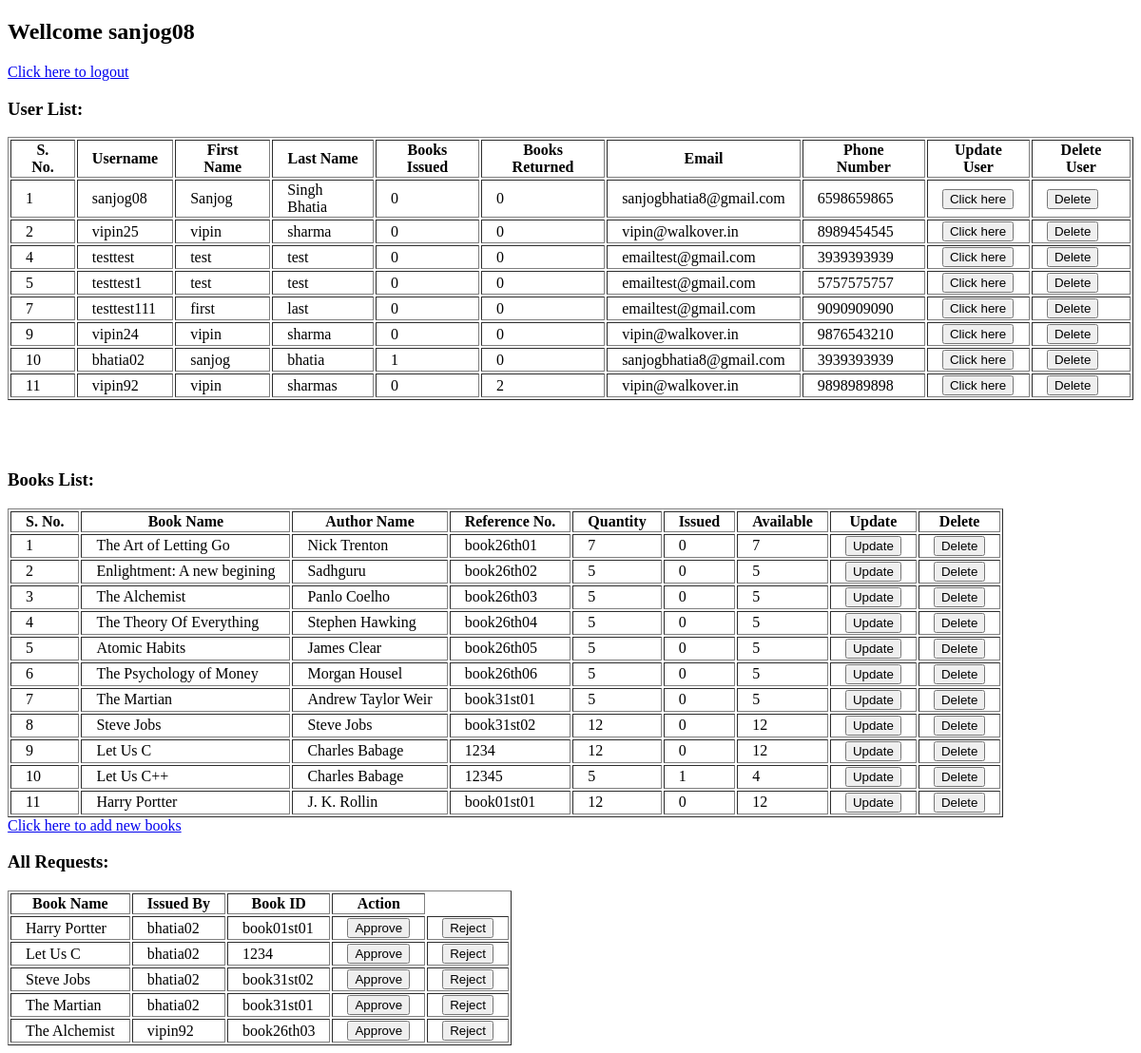
Page /admin (signed in) on the earlier database version.
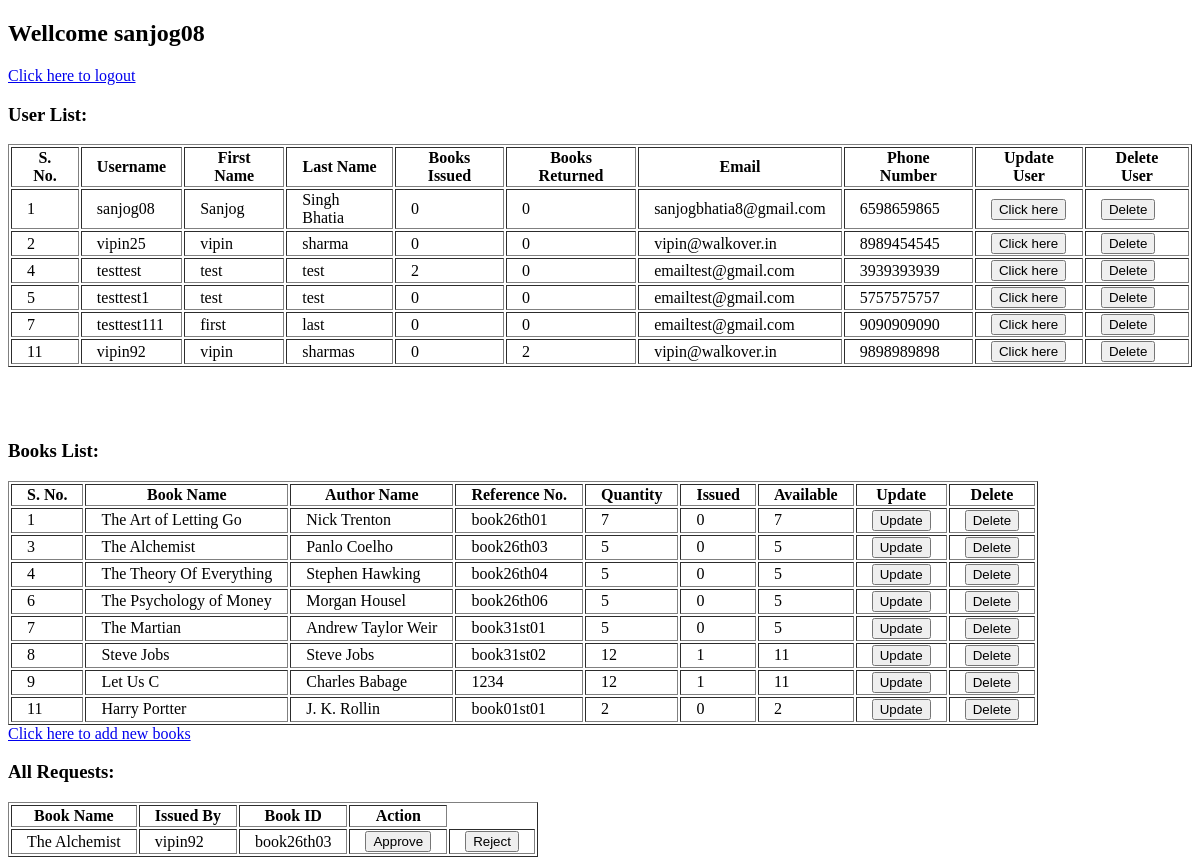
Same page on the later database version.
### models/userModel.py (models this page shows, shortened)
class userModel(Base):
    __tablename__ = "users"
    snum = Column(Integer, primary_key=True, autoincrement=True)
    username = Column(String(15))
    firstName = Column(String(20))
    lastName = Column(String(20))
    email = Column(String(50))
    phoneNumber = Column(Integer)
    password = Column(String)
    isAdmin = Column(Boolean, default=False)
    booksIssued = Column(Integer, default=0)
    pendingRequest = Column(Integer, default=0)
    booksReturned = Column(Integer, default=0)
    __table_args__ = (UniqueConstraint('username', name='_username_uc'),)
    @staticmethod
    def getAllUsers():
        userData = dbSession.query(userModel).all()
        return userData

### models/bookModel.py (models this page shows, shortened)
class bookModel(Base):
    __tablename__ = "books"
    snum = Column(Integer, primary_key=True, autoincrement=True)
    bookName = Column(String)
    author = Column(String)
    referenceNumber = Column(Integer)
    issued = Column(Integer, default=0)
    quantity = Column(Integer)
    available = Column(Integer, default=quantity)
    __table_args__ = (UniqueConstraint('referenceNumber', name='_referenceNumber_uc'),)
    @staticmethod
    def getAllBooks():
        booksData = dbSession.query(bookModel).all()
        return booksData

### models/requestModel.py (models this page shows, shortened)
class reqModel(Base):
    __tablename__ = "requests"
    snum = Column(Integer, primary_key=True, autoincrement=True)
    bookName = Column(String)
    issuedBy = Column(String)
    bookId = Column(String)
    action = Column(Boolean, default=None)
    approval = Column(Boolean, default=None)
    returned = Column(Boolean, default=None)
    @staticmethod
    def getAllRequest():
        reqData = dbSession.query(reqModel).filter(reqModel.action==None).all()
        if reqData:
            return reqData
        else:
            return None

### routes.py (the view)
@main.route('/admin')
def admin():
    return adminController.get()

### controllers/adminCon.py (called while the page is built)
    def get():
        if 'username' in session and session['admin'] == True:
            userData = userModel.getAllUsers()
            booksData = bookModel.getAllBooks()
            allReqs = reqModel.getAllRequest()
            if 'error' in session:
                error = session['error']
                session.pop('error', None)
                return render_template('adminsPage.html', users=userData, books=booksData, requests=allReqs, err=error)
            return render_template('adminsPage.html', users=userData, books=booksData, requests=allReqs)
        return 'You are not logedin as admin!<br><a href="http://localhost:5000/login">Click here to LOGIN</a>'

### templates/adminsPage.html (shortened to what the changed rows need)
<!DOCTYPE html>
<html lang="en">
<head>
</head>
<body>
    <div class="heading">
        <h2>Wellcome {{ session['username'] }}</h2>
        <a href="http://localhost:5000/logout">Click here to logout</a><br>
    </div>
    {% if users %}
        <table border=1>
            <tr>
                <th>S. No.</th>
                <th>Username</th>
                <th>First Name</th>
                <th>Last Name</th>
                <th>Books Issued</th>
                <th>Books Returned</th>
                <th>Email</th>
                <th>Phone Number</th>
                <th>Update User</th>
                <th>Delete User</th>
            </tr>
            {% for user in users %}
            <tr>
                <td>{{ user.snum }}</td>
                <td>{{ user.username }}</td>
                <td>{{ user.firstName }}</td>
                <td>{{ user.lastName }}</td>
                <td>{{ user.booksIssued }}</td>
                <td>{{ user.booksReturned }}</td>
                <td>{{ user.email }}</td>
                <td>{{ user.phoneNumber }}</td>
                <td>
                    <form action="http://localhost:5000/update" method="POST" style="display:inline;">
                        <button type="submit">Click here</button>
                    </form>
                </td>
                <td>
                    <form action="http://localhost:5000/delete-user" method="POST" style="display:inline;">
                        <button type="submit">Delete</button>
                    </form>
                </td>
            </tr>
            {% endfor %}
        </table><br><br><br>
    {% endif %}
    {% if books %}
        <table border=1>
            <tr>
                <th>S. No.</th>
                <th>Book Name</th>
                <th>Author Name</th>
                <th>Reference No.</th>
                <th>Quantity</th>
                <th>Issued</th>
                <th>Available</th>
                <th>Update</th>
                <th>Delete</th>
            </tr>
            {% for book in books %}
                <tr>
                    <td>{{ book.snum }}</td>
                    <td>{{ book.bookName }}</td>
                    <td>{{ book.author }}</td>
                    <td>{{ book.referenceNumber }}</td>
                    <td>{{ book.quantity }}</td>
                    <td>{{ book.issued }}</td>
                    <td>{{ book.available }}</td>
                    <td>
                        <form action="http://localhost:5000/books/update" method="POST" style="display:inline;">
                            <button type="submit">Update</button>
                        </form>
                    </td>
                    <td>
                        <form action="http://localhost:5000/books/delete" method="POST" style="display:inline;">
                            <button type="submit">Delete</button>
                        </form>
                    </td>
                </tr>
            {% endfor %}
        </table>
    {% else %}
        <p>No books to show, add books in your library.</p>
    {% endif %}
    {% if requests %}
        <table border="1">
            <tr>
                <th>Book Name</th>
                <th>Issued By</th>
                <th>Book ID</th>
                <th>Action</th>
            </tr>
            {% for request in requests %}
                <tr>
                    <td>{{ request.bookName }}</td>
                    <td>{{ request.issuedBy }}</td>
                    <td>{{ request.bookId }}</td>
                    <td>
                        <form action="http://localhost:5000/approve" method="POST" style="display:inline;">
                            <button type="submit">Approve</button>
                        </form>
                    </td>
                    <td>
                        <form action="http://localhost:5000/reject" method="POST" style="display:inline;">
                            <button type="submit">Reject</button>
                        </form>
                    </td>
                </tr>
            {% endfor %}
        </table>
    {% else %}
        <p>You didn't haave any pending requests now.</p>
    {% endif %}
</body>
</html>

Differences in the rows shown:
removed userModel: snum "9", username "vipin24", firstName "vipin", lastName "sharma", booksIssued "0", booksReturned "0", email "vipin@walkover.in", phoneNumber "9876543210"
removed userModel: snum "10", username "bhatia02", firstName "sanjog", lastName "bhatia", booksIssued "1", booksReturned "0", email "sanjogbhatia8@gmail.com", phoneNumber "3939393939"
removed bookModel: snum "2", bookName "Enlightment: A new begining", author "Sadhguru", referenceNumber "book26th02", quantity "5", issued "0", available "5"
removed bookModel: snum "5", bookName "Atomic Habits", author "James Clear", referenceNumber "book26th05", quantity "5", issued "0", available "5"
removed bookModel: snum "10", bookName "Let Us C++", author "Charles Babage", referenceNumber "12345", quantity "5", issued "1", available "4"
removed reqModel: bookName "Harry Portter", issuedBy "bhatia02", bookId "book01st01"
removed reqModel: bookName "Let Us C", issuedBy "bhatia02", bookId "1234"
removed reqModel: bookName "Steve Jobs", issuedBy "bhatia02", bookId "book31st02"
removed reqModel: bookName "The Martian", issuedBy "bhatia02", bookId "book31st01"
changed userModel "testtest": booksIssued "0" → "2"
changed bookModel "Steve Jobs": issued "0" → "1"; available "12" → "11"
changed bookModel "Let Us C": issued "0" → "1"; available "12" → "11"
changed bookModel "Harry Portter": quantity "12" → "2"; available "12" → "2"
